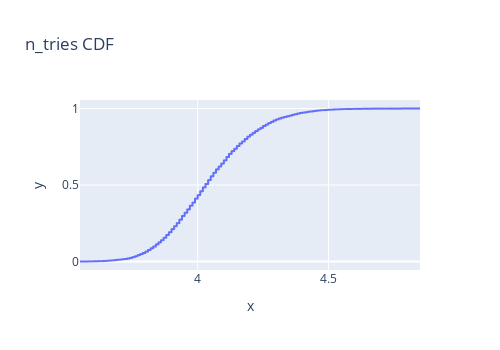

Notebook code for this chart:
### Code cell
data_sorted = optimal_words['n_tries'].sort_values()
p = 1. * np.arange(len(data_sorted)) / (len(data_sorted) - 1)
px.line(x=data_sorted, y=p, height = 350, width = 500, title = 'n_tries CDF')

### Figure 1 — Plotly figure (JSON) as saved in the notebook; plotly's stock layout.template omitted (floating-point values rounded to 4 significant figures; data arrays with more than 128 entries replaced by an {"elided": "..."} marker saying what was removed)
{"data": [{"hovertemplate": "x=%{x}<br>y=%{y}<extra></extra>", "legendgroup": "", "line": {"color": "#636efa", "dash": "solid"}, "marker": {"symbol": "circle"}, "mode": "lines", "name": "", "showlegend": false, "type": "scattergl", "x": {"elided": "6512 float values"}, "xaxis": "x", "y": {"elided": "6512 float values"}, "yaxis": "y"}], "layout": {"height": 350, "legend": {"tracegroupgap": 0}, "title": {"text": "n_tries CDF"}, "width": 500, "xaxis": {"anchor": "y", "domain": [0, 1], "title": {"text": "x"}}, "yaxis": {"anchor": "x", "domain": [0, 1], "title": {"text": "y"}}}}
